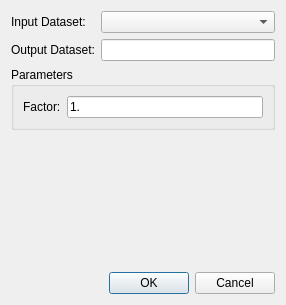
<?xml version="1.0" encoding="UTF-8"?>
<ui version="4.0">
 <class>TraceGainDialog</class>
 <widget class="QDialog" name="TraceGainDialog">
  <property name="geometry">
   <rect>
    <x>0</x>
    <y>0</y>
    <width>286</width>
    <height>305</height>
   </rect>
  </property>
  <property name="windowTitle">
   <string>Offset Stack</string>
  </property>
  <layout class="QVBoxLayout" name="verticalLayout">
   <item>
    <layout class="QGridLayout" name="gridLayout_2">
     <item row="0" column="0">
      <widget class="QLabel" name="label_7">
       <property name="text">
        <string>Input Dataset:</string>
       </property>
      </widget>
     </item>
     <item row="0" column="1">
      <widget class="QComboBox" name="cbInputDataset"/>
     </item>
     <item row="1" column="0">
      <widget class="QLabel" name="label_8">
       <property name="text">
        <string>Output Dataset:</string>
       </property>
      </widget>
     </item>
     <item row="1" column="1">
      <widget class="QLineEdit" name="leOutputDataset"/>
     </item>
    </layout>
   </item>
   <item>
    <widget class="QGroupBox" name="groupBox">
     <property name="title">
      <string>Parameters</string>
     </property>
     <layout class="QGridLayout" name="gridLayout">
      <item row="1" column="1">
       <widget class="QLineEdit" name="leFactor">
        <property name="text">
         <string>1.</string>
        </property>
       </widget>
      </item>
      <item row="1" column="0">
       <widget class="QLabel" name="label">
        <property name="text">
         <string>Factor:</string>
        </property>
       </widget>
      </item>
     </layout>
    </widget>
   </item>
   <item>
    <spacer name="verticalSpacer">
     <property name="orientation">
      <enum>Qt::Vertical</enum>
     </property>
     <property name="sizeHint" stdset="0">
      <size>
       <width>20</width>
       <height>68</height>
      </size>
     </property>
    </spacer>
   </item>
   <item>
    <widget class="QDialogButtonBox" name="buttonBox">
     <property name="orientation">
      <enum>Qt::Horizontal</enum>
     </property>
     <property name="standardButtons">
      <set>QDialogButtonBox::Cancel|QDialogButtonBox::Ok</set>
     </property>
    </widget>
   </item>
  </layout>
 </widget>
 <tabstops>
  <tabstop>cbInputDataset</tabstop>
  <tabstop>leOutputDataset</tabstop>
  <tabstop>leFactor</tabstop>
 </tabstops>
 <resources/>
 <connections>
  <connection>
   <sender>buttonBox</sender>
   <signal>accepted()</signal>
   <receiver>TraceGainDialog</receiver>
   <slot>accept()</slot>
   <hints>
    <hint type="sourcelabel">
     <x>248</x>
     <y>254</y>
    </hint>
    <hint type="destinationlabel">
     <x>157</x>
     <y>274</y>
    </hint>
   </hints>
  </connection>
  <connection>
   <sender>buttonBox</sender>
   <signal>rejected()</signal>
   <receiver>TraceGainDialog</receiver>
   <slot>reject()</slot>
   <hints>
    <hint type="sourcelabel">
     <x>316</x>
     <y>260</y>
    </hint>
    <hint type="destinationlabel">
     <x>286</x>
     <y>274</y>
    </hint>
   </hints>
  </connection>
 </connections>
</ui>
